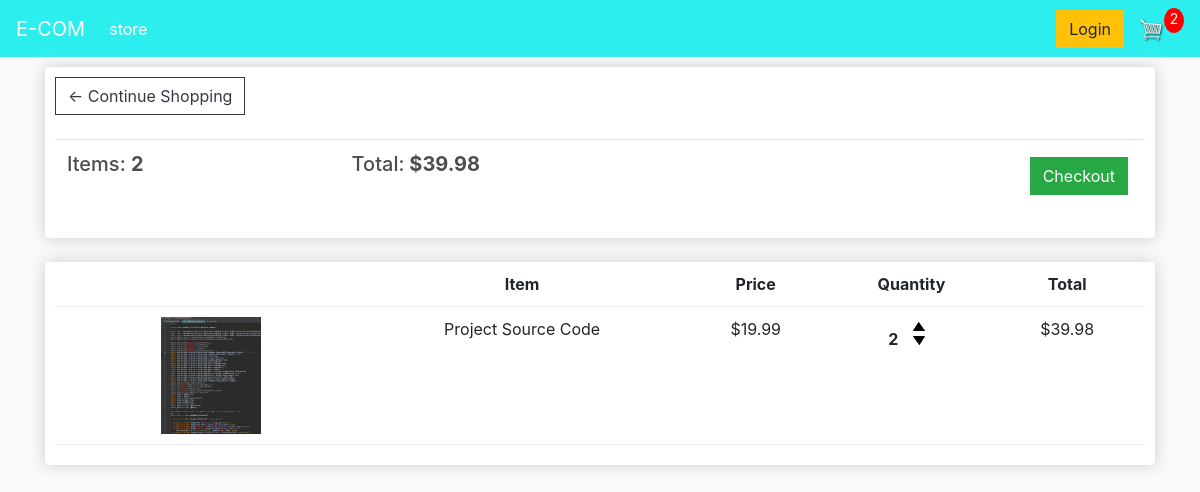
The app's page /cart/ (signed in) with its own data.
### store/models.py (models this page shows, shortened)
class Order(models.Model):
    customer = models.ForeignKey(Customer,on_delete=models.SET_NULL,blank=True,null=True)
    date_ordered = models.DateField(auto_now_add=True)
    complete = models.BooleanField(null=True,default=False,blank=False)
    transaction_id = models.CharField(max_length=200,null=True)
    @property
    def get_cart_total(self):
        orderitems = self.orderitem_set.all()
        total = sum([item.get_total for item in orderitems])
        return total
    @property
    def get_cart_items(self):
        orderitems = self.orderitem_set.all()
        total = sum([item.quantity for item in orderitems])
        return total

class OrderItem(models.Model):
    product = models.ForeignKey(Product,on_delete=models.SET_NULL,blank=True,null=True)
    order = models.ForeignKey(Order,on_delete=models.SET_NULL,blank=True,null=True)
    quantity = models.IntegerField(default=0,null=True,blank=True)
    date_added = models.DateTimeField(auto_now_add=True)
    @property
    def get_total(self):
        total = self.product.price * self.quantity
        return total

class Product(models.Model):
    name = models.CharField(max_length=200,null=True)
    price = models.DecimalField(max_digits=7, decimal_places=2)
    digital = models.BooleanField(default=False,null=True,blank=False)
    image = models.ImageField(null=True,blank=True)
    @property
    def imageURL(self):
        try:
            url=self.image.url
        except:
            url='static/images/placeholder.png'
        return url

### store/views.py (the view)
# urls.py: path('cart/',views.cart,name='cart'),
def cart(request):
    data = cartData(request)
    items = data['items']
    order = data['order']
    cartItems = data['cartItems']
    context = {'items': items, 'order': order,'cartItems':cartItems}
    return render(request, 'store/cart.html', context)

### store/utils.py (called while the page is built)
def cartData(request):
    if request.user.is_authenticated:
        customer = request.user.customer
        order, created = Order.objects.get_or_create(
            customer=customer, complete=False)
        items = order.orderitem_set.all()
        cartItems = order.get_cart_items
    else:
        cookieData = cookieCart(request)
        items = cookieData['items']
        order = cookieData['order']
        cartItems = cookieData['cartItems']
    return{'items': items, 'order': order, 'cartItems': cartItems}

### store/templates/store/cart.html
{% extends 'store/main.html' %}
{% load static %}
{% block content %}
<div class="row">
    <div class="col-lg-12">
        <div class="box-element">
                <a  class="btn btn-outline-dark" href="{% url 'store' %}">&#x2190; Continue Shopping</a>
				<br>
				<br>
				<table class="table">
					<tr>
						<th><h5>Items: <strong>{{order.get_cart_items}}</strong></h5></th>
						<th><h5>Total:<strong> ${{order.get_cart_total|floatformat:2}}</strong></h5></th>
						<th>
							<a  style="float:right; margin:5px;" class="btn btn-success" href="{% url 'checkout' %}">Checkout</a>
						</th>
					</tr>
				</table>
        </div>
        <br>
        <div class="box-element">
            <div class="cart-row">
                <div style="flex:2"></div>
				<div style="flex:2"><strong>Item</strong></div>
				<div style="flex:1"><strong>Price</strong></div>
				<div style="flex:1"><strong>Quantity</strong></div>
				<div style="flex:1"><strong>Total</strong></div>
            </div>
			{% for item in items %}
            <div class="cart-row">
				<div style="flex:2"><img class="row-image" src="{{item.product.imageURL}}"></div>
				<div style="flex:2"><p>{{item.product.name}}</p></div>
				<div style="flex:1"><p>${{item.product.price|floatformat:2}}</p></div>
				<div style="flex:1">
					<p class="quantity">{{item.quantity}}</p>
					<div class="quantity">
						<img class="chg-quantity update-cart" data-product='{{item.product.id}}' data-action='add' src="{% static  'images/arrow-up.png' %}">
						<img class="chg-quantity update-cart" data-product='{{item.product.id}}' data-action='remove' src="{% static  'images/arrow-down.png' %}">
					</div>
				</div>
				<div style="flex:1"><p>${{item.get_total}}</p></div>
			</div>
			{% endfor %}
        </div>
    </div>
</div>
{% endblock content %}

### static/css/main.css (style rules this page uses)
body { background-color: hsl(0, 0%, 98%); }
h1,h2,h3,h4,h5,h6 { color:hsl(0, 0%, 30%); }
.box-element { box-shadow:hsl(0, 0%, 80%) 0 0 16px; background-color: #fff; border-radius: 4px; padding: 10px; }
.col-lg-4, .col-lg-6, .col-lg-8, .col-lg-12 { margin-top: 10px; }
.btn { border-radius: 0; }
.row-image { width: 100px; }
.cart-row { display: flex; align-items: flex-stretch; padding-bottom: 10px; margin-bottom: 10px; border-bottom: 1px solid #ececec; text-align: center; }
.quantity { display: inline-block; font-weight: 700; padding-right:10px; }
.chg-quantity { width: 12px; cursor: pointer; display: block; margin-top: 5px; transition:.1s; }

### records on screen
Order: get_cart_items "2", get_cart_total "39.98"
OrderItem: product.imageURL (picture), product.name "Project Source Code", product.price "19.99", quantity "2", get_total "39.98"

### other values on screen
{{ cartItems }} "2"
